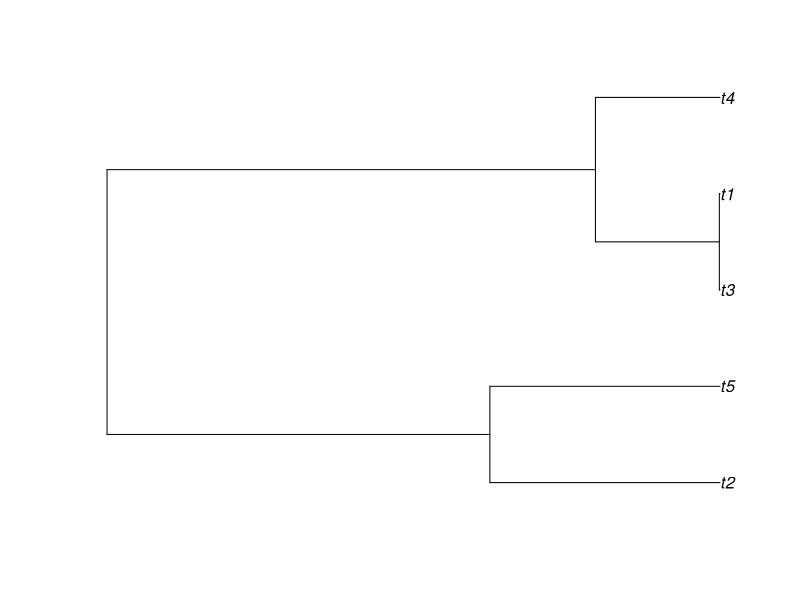
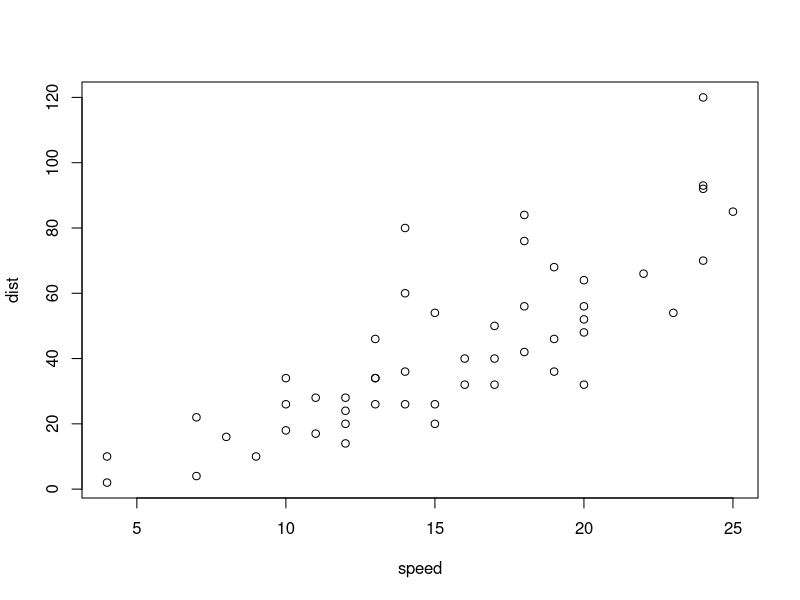

The R source for these figures, in order:
## ---- chunk 1
library("ape")
rcoal(5)
plot(rcoal(5))
## ---- chunk 2
plot(cars)
